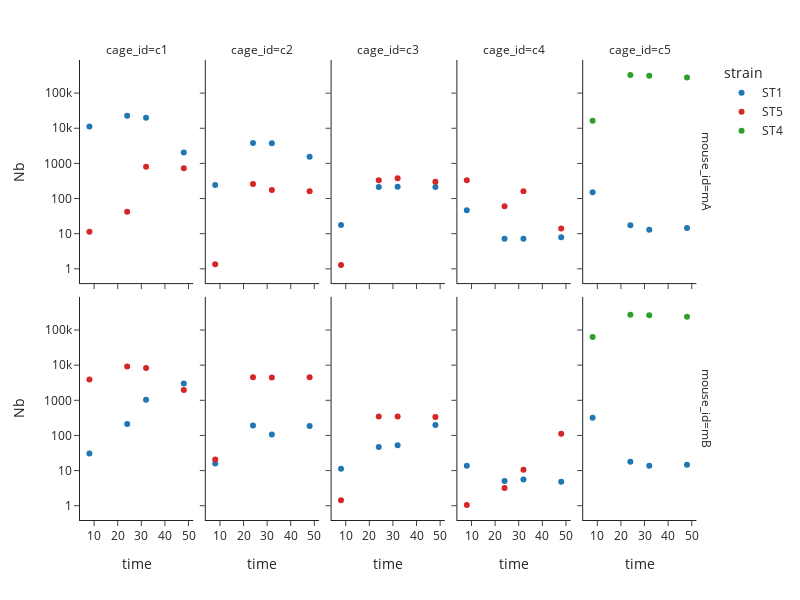

Here is the notebook cell this chart was saved with:
### Code cell
df_plot = df_results.copy().dropna(subset = 'cage_id')
df_plot = df_plot.loc[(df_plot['sample_type_y'].str.contains('stool')) & (df_plot['strain'].str.contains("ST1|ST5|ST4"))].copy()
df_plot['time'] = df_plot['time_point_h'].apply(lambda x: str(x).split('h')[0]).astype(int)
df_plot = df_plot.sort_values(['cage_id', 'time', 'strain'], ascending=True)

fig = px.scatter(df_plot,
                 x = 'time',
                 y = 'Nb',
                 color = 'strain',
                 template = 'simple_white',
                 color_discrete_map=strain_color_dict,
                 facet_col = 'cage_id',
                 facet_row = 'mouse_id',
                 log_y = True,
                 width = 800,
                 height = 600
                 )
fig.write_image('P4C1T8-c1_gavage_FP_timecourse_Nb.png', scale = 2)
# Create a mean box with stadard deviation for negative controls and plot

fig.show()
fig = px.scatter(df_plot,
                 x = 'time',
                 y = 'Ns',
                 color = 'strain',
                 template = 'simple_white',
                 color_discrete_map=strain_color_dict,
                 facet_col = 'cage_id',
                 facet_row = 'mouse_id',
                 log_y = True,
                 width = 800,
                 height = 600
                 )

# Create a mean box with stadard deviation for negative controls and plot

fig.show()
fig = px.scatter(df_plot,
                 x = 'time',
                 y = 'Ns_MinCutoff',
                 color = 'strain',
                 template = 'simple_white',
                 color_discrete_map=strain_color_dict,
                 facet_col = 'cage_id',
                 facet_row = 'mouse_id',
                 log_y = True,
                 width = 800,
                 height = 600
                 )

# Create a mean box with stadard deviation for negative controls and plot

fig.show()

### Figure 1 — Plotly figure (JSON) as saved in the notebook; plotly's stock layout.template omitted (floating-point values rounded to 4 significant figures)
{"data": [{"hovertemplate": "strain=ST1<br>mouse_id=mA<br>cage_id=c1<br>time=%{x}<br>Nb=%{y}<extra></extra>", "legendgroup": "ST1", "marker": {"color": "#1F77B4", "symbol": "circle"}, "mode": "markers", "name": "ST1", "orientation": "v", "showlegend": true, "type": "scatter", "x": [8, 24, 32, 48], "xaxis": "x6", "y": [11230.0, 22530.0, 20000.0, 2046.0], "yaxis": "y6"}, {"hovertemplate": "strain=ST1<br>mouse_id=mA<br>cage_id=c2<br>time=%{x}<br>Nb=%{y}<extra></extra>", "legendgroup": "ST1", "marker": {"color": "#1F77B4", "symbol": "circle"}, "mode": "markers", "name": "ST1", "orientation": "v", "showlegend": false, "type": "scatter", "x": [8, 24, 32, 48], "xaxis": "x7", "y": [244.8, 3825.0, 3770.0, 1534.0], "yaxis": "y7"}, {"hovertemplate": "strain=ST1<br>mouse_id=mA<br>cage_id=c3<br>time=%{x}<br>Nb=%{y}<extra></extra>", "legendgroup": "ST1", "marker": {"color": "#1F77B4", "symbol": "circle"}, "mode": "markers", "name": "ST1", "orientation": "v", "showlegend": false, "type": "scatter", "x": [8, 24, 32, 48], "xaxis": "x8", "y": [17.72, 213.4, 217.6, 212.7], "yaxis": "y8"}, {"hovertemplate": "strain=ST1<br>mouse_id=mA<br>cage_id=c4<br>time=%{x}<br>Nb=%{y}<extra></extra>", "legendgroup": "ST1", "marker": {"color": "#1F77B4", "symbol": "circle"}, "mode": "markers", "name": "ST1", "orientation": "v", "showlegend": false, "type": "scatter", "x": [8, 24, 32, 48], "xaxis": "x9", "y": [46.62, 7.193, 7.139, 7.88], "yaxis": "y9"}, {"hovertemplate": "strain=ST1<br>mouse_id=mA<br>cage_id=c5<br>time=%{x}<br>Nb=%{y}<extra></extra>", "legendgroup": "ST1", "marker": {"color": "#1F77B4", "symbol": "circle"}, "mode": "markers", "name": "ST1", "orientation": "v", "showlegend": false, "type": "scatter", "x": [8, 24, 32, 48], "xaxis": "x10", "y": [150.9, 17.38, 13.02, 14.43], "yaxis": "y10"}, {"hovertemplate": "strain=ST1<br>mouse_id=mB<br>cage_id=c1<br>time=%{x}<br>Nb=%{y}<extra></extra>", "legendgroup": "ST1", "marker": {"color": "#1F77B4", "symbol": "circle"}, "mode": "markers", "name": "ST1", "orientation": "v", "showlegend": false, "type": "scatter", "x": [8, 24, 32, 48], "xaxis": "x", "y": [30.69, 211.3, 1034.0, 3026.0], "yaxis": "y"}, {"hovertemplate": "strain=ST1<br>mouse_id=mB<br>cage_id=c2<br>time=%{x}<br>Nb=%{y}<extra></extra>", "legendgroup": "ST1", "marker": {"color": "#1F77B4", "symbol": "circle"}, "mode": "markers", "name": "ST1", "orientation": "v", "showlegend": false, "type": "scatter", "x": [8, 24, 32, 48], "xaxis": "x2", "y": [15.88, 191.4, 105.8, 186.3], "yaxis": "y2"}, {"hovertemplate": "strain=ST1<br>mouse_id=mB<br>cage_id=c3<br>time=%{x}<br>Nb=%{y}<extra></extra>", "legendgroup": "ST1", "marker": {"color": "#1F77B4", "symbol": "circle"}, "mode": "markers", "name": "ST1", "orientation": "v", "showlegend": false, "type": "scatter", "x": [8, 24, 32, 48], "xaxis": "x3", "y": [11.24, 46.82, 52.86, 198.3], "yaxis": "y3"}, {"hovertemplate": "strain=ST1<br>mouse_id=mB<br>cage_id=c4<br>time=%{x}<br>Nb=%{y}<extra></extra>", "legendgroup": "ST1", "marker": {"color": "#1F77B4", "symbol": "circle"}, "mode": "markers", "name": "ST1", "orientation": "v", "showlegend": false, "type": "scatter", "x": [8, 24, 32, 48], "xaxis": "x4", "y": [13.83, 5.016, 5.583, 4.836], "yaxis": "y4"}, {"hovertemplate": "strain=ST1<br>mouse_id=mB<br>cage_id=c5<br>time=%{x}<br>Nb=%{y}<extra></extra>", "legendgroup": "ST1", "marker": {"color": "#1F77B4", "symbol": "circle"}, "mode": "markers", "name": "ST1", "orientation": "v", "showlegend": false, "type": "scatter", "x": [8, 24, 32, 48], "xaxis": "x5", "y": [319.5, 17.9, 13.73, 14.71], "yaxis": "y5"}, {"hovertemplate": "strain=ST5<br>mouse_id=mA<br>cage_id=c1<br>time=%{x}<br>Nb=%{y}<extra></extra>", "legendgroup": "ST5", "marker": {"color": "#D62728", "symbol": "circle"}, "mode": "markers", "name": "ST5", "orientation": "v", "showlegend": true, "type": "scatter", "x": [8, 24, 32, 48], "xaxis": "x6", "y": [11.38, 42.29, 799.4, 727.9], "yaxis": "y6"}, {"hovertemplate": "strain=ST5<br>mouse_id=mA<br>cage_id=c2<br>time=%{x}<br>Nb=%{y}<extra></extra>", "legendgroup": "ST5", "marker": {"color": "#D62728", "symbol": "circle"}, "mode": "markers", "name": "ST5", "orientation": "v", "showlegend": false, "type": "scatter", "x": [8, 24, 32, 48], "xaxis": "x7", "y": [1.341, 257.3, 175.7, 161.9], "yaxis": "y7"}, {"hovertemplate": "strain=ST5<br>mouse_id=mA<br>cage_id=c3<br>time=%{x}<br>Nb=%{y}<extra></extra>", "legendgroup": "ST5", "marker": {"color": "#D62728", "symbol": "circle"}, "mode": "markers", "name": "ST5", "orientation": "v", "showlegend": false, "type": "scatter", "x": [8, 24, 32, 48], "xaxis": "x8", "y": [1.288, 334.2, 378.5, 301.3], "yaxis": "y8"}, {"hovertemplate": "strain=ST5<br>mouse_id=mA<br>cage_id=c4<br>time=%{x}<br>Nb=%{y}<extra></extra>", "legendgroup": "ST5", "marker": {"color": "#D62728", "symbol": "circle"}, "mode": "markers", "name": "ST5", "orientation": "v", "showlegend": false, "type": "scatter", "x": [8, 24, 32, 48], "xaxis": "x9", "y": [334.0, 60.59, 162.4, 14.02], "yaxis": "y9"}, {"hovertemplate": "strain=ST5<br>mouse_id=mB<br>cage_id=c1<br>time=%{x}<br>Nb=%{y}<extra></extra>", "legendgroup": "ST5", "marker": {"color": "#D62728", "symbol": "circle"}, "mode": "markers", "name": "ST5", "orientation": "v", "showlegend": false, "type": "scatter", "x": [8, 24, 32, 48], "xaxis": "x", "y": [3940.0, 9165.0, 8265.0, 1971.0], "yaxis": "y"}, {"hovertemplate": "strain=ST5<br>mouse_id=mB<br>cage_id=c2<br>time=%{x}<br>Nb=%{y}<extra></extra>", "legendgroup": "ST5", "marker": {"color": "#D62728", "symbol": "circle"}, "mode": "markers", "name": "ST5", "orientation": "v", "showlegend": false, "type": "scatter", "x": [8, 24, 32, 48], "xaxis": "x2", "y": [20.66, 4504.0, 4459.0, 4532.0], "yaxis": "y2"}, {"hovertemplate": "strain=ST5<br>mouse_id=mB<br>cage_id=c3<br>time=%{x}<br>Nb=%{y}<extra></extra>", "legendgroup": "ST5", "marker": {"color": "#D62728", "symbol": "circle"}, "mode": "markers", "name": "ST5", "orientation": "v", "showlegend": false, "type": "scatter", "x": [8, 24, 32, 48], "xaxis": "x3", "y": [1.44, 345.9, 343.7, 334.7], "yaxis": "y3"}, {"hovertemplate": "strain=ST5<br>mouse_id=mB<br>cage_id=c4<br>time=%{x}<br>Nb=%{y}<extra></extra>", "legendgroup": "ST5", "marker": {"color": "#D62728", "symbol": "circle"}, "mode": "markers", "name": "ST5", "orientation": "v", "showlegend": false, "type": "scatter", "x": [8, 24, 32, 48], "xaxis": "x4", "y": [1.042, 3.198, 10.52, 110.8], "yaxis": "y4"}, {"hovertemplate": "strain=ST4<br>mouse_id=mA<br>cage_id=c5<br>time=%{x}<br>Nb=%{y}<extra></extra>", "legendgroup": "ST4", "marker": {"color": "#2CA02C", "symbol": "circle"}, "mode": "markers", "name": "ST4", "orientation": "v", "showlegend": true, "type": "scatter", "x": [8, 24, 32, 48], "xaxis": "x10", "y": [16420.0, 329900.0, 312400.0, 280200.0], "yaxis": "y10"}, {"hovertemplate": "strain=ST4<br>mouse_id=mB<br>cage_id=c5<br>time=%{x}<br>Nb=%{y}<extra></extra>", "legendgroup": "ST4", "marker": {"color": "#2CA02C", "symbol": "circle"}, "mode": "markers", "name": "ST4", "orientation": "v", "showlegend": false, "type": "scatter", "x": [8, 24, 32, 48], "xaxis": "x5", "y": [63240.0, 273600.0, 261200.0, 239400.0], "yaxis": "y5"}], "layout": {"annotations": [{"font": {}, "showarrow": false, "text": "cage_id=c1", "x": 0.09, "xanchor": "center", "xref": "paper", "y": 1, "yanchor": "bottom", "yref": "paper"}, {"font": {}, "showarrow": false, "text": "cage_id=c2", "x": 0.29, "xanchor": "center", "xref": "paper", "y": 1, "yanchor": "bottom", "yref": "paper"}, {"font": {}, "showarrow": false, "text": "cage_id=c3", "x": 0.49, "xanchor": "center", "xref": "paper", "y": 1, "yanchor": "bottom", "yref": "paper"}, {"font": {}, "showarrow": false, "text": "cage_id=c4", "x": 0.69, "xanchor": "center", "xref": "paper", "y": 1, "yanchor": "bottom", "yref": "paper"}, {"font": {}, "showarrow": false, "text": "cage_id=c5", "x": 0.89, "xanchor": "center", "xref": "paper", "y": 1, "yanchor": "bottom", "yref": "paper"}, {"font": {}, "showarrow": false, "text": "mouse_id=mB", "textangle": 90, "x": 0.98, "xanchor": "left", "xref": "paper", "y": 0.2425, "yanchor": "middle", "yref": "paper"}, {"font": {}, "showarrow": false, "text": "mouse_id=mA", "textangle": 90, "x": 0.98, "xanchor": "left", "xref": "paper", "y": 0.7575, "yanchor": "middle", "yref": "paper"}], "height": 600, "legend": {"title": {"text": "strain"}, "tracegroupgap": 0}, "margin": {"t": 60}, "width": 800, "xaxis": {"anchor": "y", "domain": [0, 0.18], "title": {"text": "time"}}, "xaxis10": {"anchor": "y10", "domain": [0.8, 0.98], "matches": "x", "showticklabels": false}, "xaxis2": {"anchor": "y2", "domain": [0.2, 0.38], "matches": "x", "title": {"text": "time"}}, "xaxis3": {"anchor": "y3", "domain": [0.4, 0.58], "matches": "x", "title": {"text": "time"}}, "xaxis4": {"anchor": "y4", "domain": [0.6, 0.78], "matches": "x", "title": {"text": "time"}}, "xaxis5": {"anchor": "y5", "domain": [0.8, 0.98], "matches": "x", "title": {"text": "time"}}, "xaxis6": {"anchor": "y6", "domain": [0, 0.18], "matches": "x", "showticklabels": false}, "xaxis7": {"anchor": "y7", "domain": [0.2, 0.38], "matches": "x", "showticklabels": false}, "xaxis8": {"anchor": "y8", "domain": [0.4, 0.58], "matches": "x", "showticklabels": false}, "xaxis9": {"anchor": "y9", "domain": [0.6, 0.78], "matches": "x", "showticklabels": false}, "yaxis": {"anchor": "x", "domain": [0, 0.485], "title": {"text": "Nb"}, "type": "log"}, "yaxis10": {"anchor": "x10", "domain": [0.515, 1], "matches": "y", "showticklabels": false, "type": "log"}, "yaxis2": {"anchor": "x2", "domain": [0, 0.485], "matches": "y", "showticklabels": false, "type": "log"}, "yaxis3": {"anchor": "x3", "domain": [0, 0.485], "matches": "y", "showticklabels": false, "type": "log"}, "yaxis4": {"anchor": "x4", "domain": [0, 0.485], "matches": "y", "showticklabels": false, "type": "log"}, "yaxis5": {"anchor": "x5", "domain": [0, 0.485], "matches": "y", "showticklabels": false, "type": "log"}, "yaxis6": {"anchor": "x6", "domain": [0.515, 1], "matches": "y", "title": {"text": "Nb"}, "type": "log"}, "yaxis7": {"anchor": "x7", "domain": [0.515, 1], "matches": "y", "showticklabels": false, "type": "log"}, "yaxis8": {"anchor": "x8", "domain": [0.515, 1], "matches": "y", "showticklabels": false, "type": "log"}, "yaxis9": {"anchor": "x9", "domain": [0.515, 1], "matches": "y", "showticklabels": false, "type": "log"}}}
